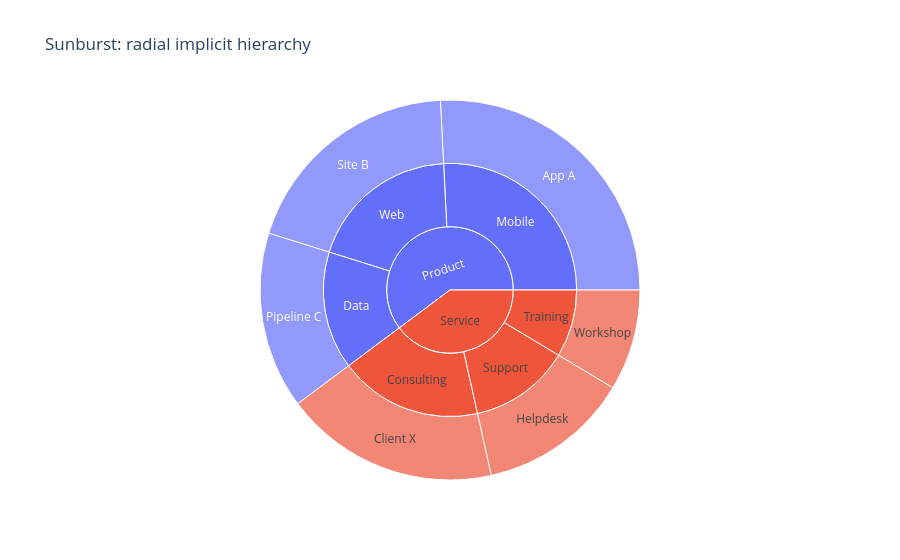

The notebook cell saved with this chart:
### Code cell
fig_s = px.sunburst(
    hier,
    path=["division", "team", "project"],
    values="value",
    color="division",
    title="Sunburst: radial implicit hierarchy",
)
fig_s.show()

### Figure 1 — Plotly figure (JSON) as saved in the notebook; plotly's stock layout.template omitted (floating-point values rounded to 4 significant figures)
{"data": [{"branchvalues": "total", "customdata": [["Product"], ["Service"], ["Service"], ["Product"], ["Product"], ["Service"], ["Service"], ["Product"], ["Product"], ["Service"], ["Service"], ["Product"], ["Product"], ["Service"]], "domain": {"x": [0.0, 1.0], "y": [0.0, 1.0]}, "hovertemplate": "labels=%{label}<br>value=%{value}<br>parent=%{parent}<br>id=%{id}<br>division=%{customdata[0]}<extra></extra>", "ids": ["Product/Mobile/App A", "Service/Consulting/Client X", "Service/Support/Helpdesk", "Product/Data/Pipeline C", "Product/Web/Site B", "Service/Training/Workshop", "Service/Consulting", "Product/Data", "Product/Mobile", "Service/Support", "Service/Training", "Product/Web", "Product", "Service"], "labels": ["App A", "Client X", "Helpdesk", "Pipeline C", "Site B", "Workshop", "Consulting", "Data", "Mobile", "Support", "Training", "Web", "Product", "Service"], "marker": {"colors": ["#636efa", "#EF553B", "#EF553B", "#636efa", "#636efa", "#EF553B", "#EF553B", "#636efa", "#636efa", "#EF553B", "#EF553B", "#636efa", "#636efa", "#EF553B"]}, "name": "", "parents": ["Product/Mobile", "Service/Consulting", "Service/Support", "Product/Data", "Product/Web", "Service/Training", "Service", "Product", "Product", "Service", "Service", "Product", "", ""], "type": "sunburst", "values": [120, 85, 60, 70, 90, 40, 85, 70, 120, 60, 40, 90, 280, 185]}], "layout": {"legend": {"tracegroupgap": 0}, "title": {"text": "Sunburst: radial implicit hierarchy"}}}
